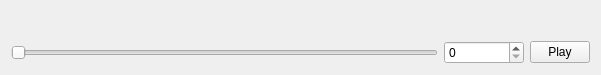
<?xml version="1.0" encoding="UTF-8"?>
<ui version="4.0">
 <class>TimelineWidget</class>
 <widget class="QWidget" name="TimelineWidget">
  <property name="geometry">
   <rect>
    <x>0</x>
    <y>0</y>
    <width>601</width>
    <height>75</height>
   </rect>
  </property>
  <property name="windowTitle">
   <string>Form</string>
  </property>
  <layout class="QVBoxLayout" name="verticalLayout">
   <item>
    <widget class="KeyframeEditorWidget" name="keyframeEditorWidget" native="true">
     <property name="sizePolicy">
      <sizepolicy hsizetype="Preferred" vsizetype="Minimum">
       <horstretch>0</horstretch>
       <verstretch>0</verstretch>
      </sizepolicy>
     </property>
     <property name="minimumSize">
      <size>
       <width>0</width>
       <height>20</height>
      </size>
     </property>
    </widget>
   </item>
   <item>
    <layout class="QHBoxLayout" name="horizontalLayout">
     <property name="sizeConstraint">
      <enum>QLayout::SetFixedSize</enum>
     </property>
     <item>
      <widget class="QSlider" name="frameSlider">
       <property name="orientation">
        <enum>Qt::Horizontal</enum>
       </property>
      </widget>
     </item>
     <item>
      <widget class="QSpinBox" name="currentFrameSpinBox">
       <property name="minimumSize">
        <size>
         <width>80</width>
         <height>0</height>
        </size>
       </property>
      </widget>
     </item>
     <item>
      <widget class="QPushButton" name="playButton">
       <property name="maximumSize">
        <size>
         <width>60</width>
         <height>16777215</height>
        </size>
       </property>
       <property name="text">
        <string>Play</string>
       </property>
       <property name="checkable">
        <bool>true</bool>
       </property>
      </widget>
     </item>
    </layout>
   </item>
  </layout>
 </widget>
 <customwidgets>
  <customwidget>
   <class>KeyframeEditorWidget</class>
   <extends>QWidget</extends>
   <header>KeyframeEditorWidget.h</header>
   <container>1</container>
  </customwidget>
 </customwidgets>
 <resources/>
 <connections/>
</ui>
